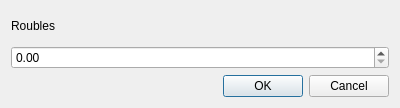
<?xml version="1.0" encoding="UTF-8"?>
<ui version="4.0">
 <class>CheatDialog</class>
 <widget class="QDialog" name="CheatDialog">
  <property name="geometry">
   <rect>
    <x>0</x>
    <y>0</y>
    <width>400</width>
    <height>108</height>
   </rect>
  </property>
  <property name="windowTitle">
   <string>Dialog</string>
  </property>
  <layout class="QVBoxLayout" name="verticalLayout">
   <item>
    <widget class="QLabel" name="label">
     <property name="text">
      <string>Roubles</string>
     </property>
    </widget>
   </item>
   <item>
    <widget class="QDoubleSpinBox" name="sbRoubles">
     <property name="maximum">
      <double>99999999999999991611392.000000000000000</double>
     </property>
    </widget>
   </item>
   <item>
    <widget class="QDialogButtonBox" name="buttonBox">
     <property name="orientation">
      <enum>Qt::Horizontal</enum>
     </property>
     <property name="standardButtons">
      <set>QDialogButtonBox::Cancel|QDialogButtonBox::Ok</set>
     </property>
    </widget>
   </item>
  </layout>
 </widget>
 <resources/>
 <connections>
  <connection>
   <sender>buttonBox</sender>
   <signal>accepted()</signal>
   <receiver>CheatDialog</receiver>
   <slot>accept()</slot>
   <hints>
    <hint type="sourcelabel">
     <x>248</x>
     <y>254</y>
    </hint>
    <hint type="destinationlabel">
     <x>157</x>
     <y>274</y>
    </hint>
   </hints>
  </connection>
  <connection>
   <sender>buttonBox</sender>
   <signal>rejected()</signal>
   <receiver>CheatDialog</receiver>
   <slot>reject()</slot>
   <hints>
    <hint type="sourcelabel">
     <x>316</x>
     <y>260</y>
    </hint>
    <hint type="destinationlabel">
     <x>286</x>
     <y>274</y>
    </hint>
   </hints>
  </connection>
 </connections>
</ui>
